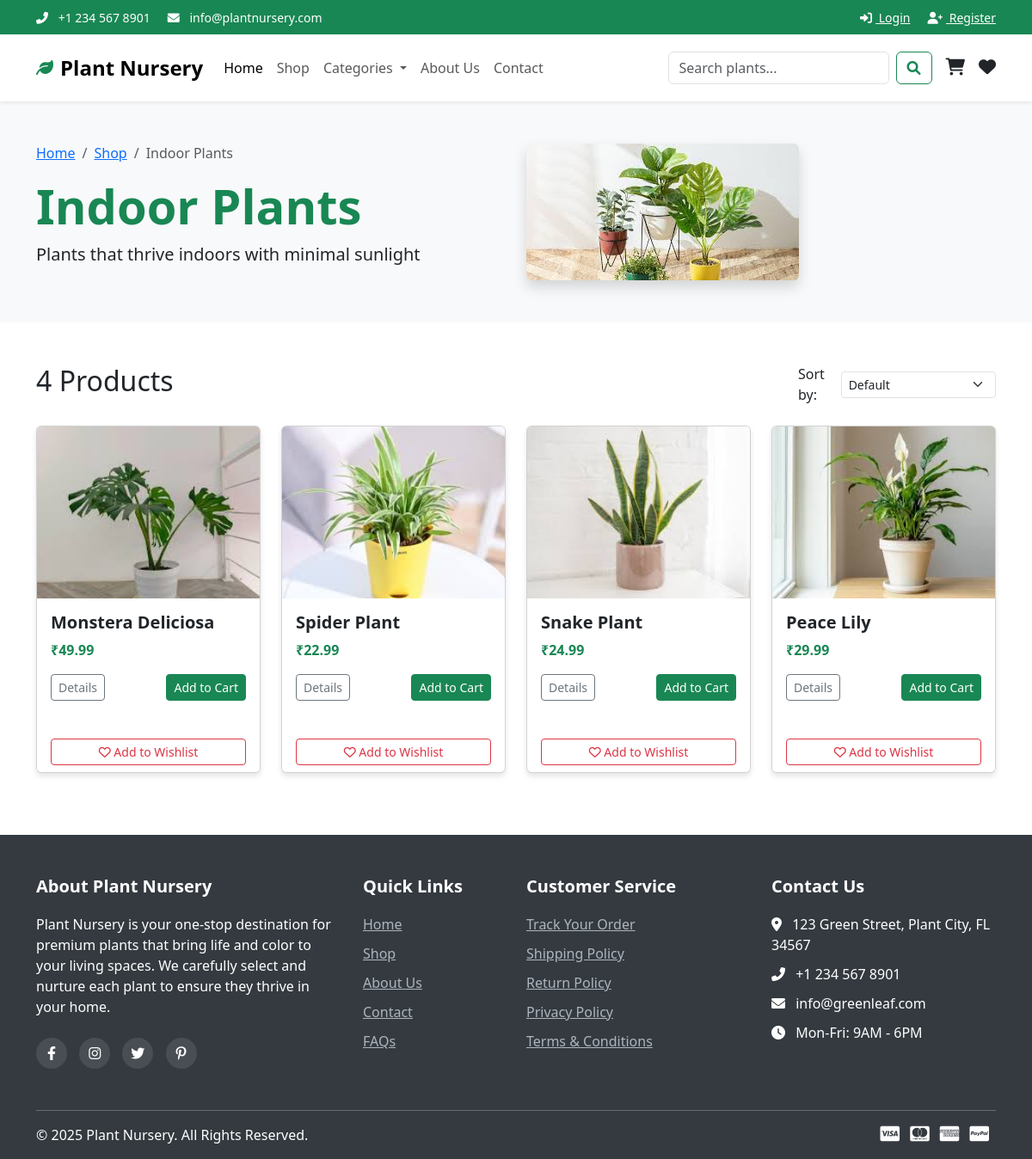
/category.php?id=1, run on the app's committed database.
### tables this page shows
CREATE TABLE IF NOT EXISTS categories (
    id INT AUTO_INCREMENT PRIMARY KEY,
    name VARCHAR(100) NOT NULL,
    description TEXT,
    image_path VARCHAR(255),
    created_at TIMESTAMP DEFAULT CURRENT_TIMESTAMP,
    updated_at TIMESTAMP DEFAULT CURRENT_TIMESTAMP ON UPDATE CURRENT_TIMESTAMP
);

CREATE TABLE IF NOT EXISTS products (
    id INT AUTO_INCREMENT PRIMARY KEY,
    name VARCHAR(100) NOT NULL,
    description TEXT,
    price DECIMAL(10, 2) NOT NULL,
    sale_price DECIMAL(10, 2),
    stock_quantity INT NOT NULL DEFAULT 0,
    reorder_level INT NOT NULL DEFAULT 10,
    image_path VARCHAR(255),
    category_id INT,
    featured BOOLEAN DEFAULT 0,
    status ENUM('in_stock', 'out_of_stock', 'coming_soon') DEFAULT 'in_stock',
    created_at TIMESTAMP DEFAULT CURRENT_TIMESTAMP,
    updated_at TIMESTAMP DEFAULT CURRENT_TIMESTAMP ON UPDATE CURRENT_TIMESTAMP,
    FOREIGN KEY (category_id) REFERENCES categories(id) ON DELETE SET NULL
);

### category.php (the view, shortened to what this page needs)
<?php
include_once("includes/db_connection.php");
$category_id = isset($_GET['id']) ? intval($_GET['id']) : 0;
$category = null;
$query = "SELECT * FROM categories WHERE id = $category_id";
$result = mysqli_query($conn, $query);
if ($result && mysqli_num_rows($result) > 0) {
    $category = mysqli_fetch_assoc($result);
} else {
    header("Location: shop.php");
    exit();
}
$sort = isset($_GET['sort']) ? $_GET['sort'] : 'default';
$query = "SELECT * FROM products WHERE category_id = $category_id";
switch ($sort) {
    default:
        $query .= " ORDER BY id DESC";
}
$result = mysqli_query($conn, $query);
$products = [];
if ($result) {
    while ($row = mysqli_fetch_assoc($result)) {
        $products[] = $row;
    }
}
?>
<!DOCTYPE html>
<html lang="en">
<head>
    <link rel="stylesheet" href="css/style.css">
    <link href="https://cdn.jsdelivr.net/npm/bootstrap@5.3.0/dist/css/bootstrap.min.css" rel="stylesheet">
    <link rel="stylesheet" href="https://cdnjs.cloudflare.com/ajax/libs/font-awesome/6.0.0/css/all.min.css">
</head>
<body>
    <?php include_once("includes/header.php"); ?>
    <section class="category-banner py-5 bg-light">
        <div class="container">
            <div class="row align-items-center">
                <div class="col-md-6">
                    <nav aria-label="breadcrumb">
                        <ol class="breadcrumb">
                            <li class="breadcrumb-item"><a href="index.php">Home</a></li>
                            <li class="breadcrumb-item"><a href="shop.php">Shop</a></li>
                            <li class="breadcrumb-item active" aria-current="page"><?php echo htmlspecialchars($category['name']); ?></li>
                        </ol>
                    </nav>
                    <h1 class="display-4 fw-bold text-success"><?php echo htmlspecialchars($category['name']); ?></h1>
                    <p class="lead"><?php echo htmlspecialchars($category['description']); ?></p>
                </div>
                <div class="col-md-6">
                    <img src="<?php echo $category['image_path']; ?>" alt="<?php echo htmlspecialchars($category['name']); ?>" class="img-fluid rounded shadow">
                </div>
            </div>
        </div>
    </section>
    <section class="products-section py-5">
        <div class="container">
            <div class="row">
                <div class="col-12 mb-4">
                    <div class="d-flex justify-content-between align-items-center">
                        <h2><?php echo count($products); ?> Products</h2>
                        <div class="sort-options">
                            <form action="category.php" method="GET" class="d-flex align-items-center">
                                <label for="sort" class="me-2">Sort by:</label>
                                <select class="form-select form-select-sm" name="sort" id="sort" onchange="this.form.submit()">
                                    <option value="default" <?php echo $sort == 'default' ? 'selected' : ''; ?>>Default</option>
                                </select>
                            </form>
                        </div>
                    </div>
                </div>
            </div>
            <div class="row">
                <?php if(count($products) > 0): ?>
                    <?php foreach($products as $product): ?>
                        <div class="col-md-4 col-lg-3 mb-4">
                            <div class="card h-100 product-card">
                                <img src="<?php echo $product['image_path']; ?>" class="card-img-top" alt="<?php echo htmlspecialchars($product['name']); ?>">
                                <div class="card-body">
                                    <h5 class="card-title"><?php echo htmlspecialchars($product['name']); ?></h5>
                                    <p class="card-text text-success fw-bold">₹<?php echo number_format($product['price'], 2); ?></p>
                                    <div class="d-flex justify-content-between">
                                        <a href="product.php?id=<?php echo $product['id']; ?>" class="btn btn-sm btn-outline-secondary">Details</a>
                                        <a href="add_to_cart.php?id=<?php echo $product['id']; ?>" class="btn btn-sm btn-success">Add to Cart</a>
                                    </div>
                                </div>
                                <div class="card-footer bg-white border-top-0">
                                    <a href="add_to_wishlist.php?id=<?php echo $product['id']; ?>" class="btn btn-sm btn-outline-danger w-100"><i class="far fa-heart"></i> Add to Wishlist</a>
                                </div>
                            </div>
                        </div>
                    <?php endforeach; ?>
                <?php endif; ?>
            </div>
        </div>
    </section>
    <?php include_once("includes/footer.php"); ?>
</body>
</html>

### css/style.css (style rules this page uses)
:root { --primary-color: #198754; --secondary-color: #6c757d; --dark-green: #155724; --light-green: #d4edda; --bs-body-font-family: 'Poppins', sans-serif; }
body { font-family: 'Poppins', sans-serif; color: #333; line-height: 1.6; }
a { text-decoration: none; color: var(--primary-color); transition: all 0.3s ease; }
.btn-success { background-color: var(--primary-color); border-color: var(--primary-color); }
.card { border: none; box-shadow: 0 4px 6px rgba(0, 0, 0, 0.1); transition: transform 0.3s ease, box-shadow 0.3s ease; margin-bottom: 20px; }
.card-title { font-weight: 600; color: var(--dark-green); }
.product-card .card-img-top { height: 200px; object-fit: cover; }

### data on the page
categories: name "Indoor Plants", description "Plants that thrive indoors with minimal sunlight", image_path (picture)
products: image_path (picture), name "Monstera Deliciosa", price "49.99"
products: image_path (picture), name "Spider Plant", price "22.99"
products: image_path (picture), name "Snake Plant", price "24.99"
products: image_path (picture), name "Peace Lily", price "29.99"

### other printed values
count($products) "4"
